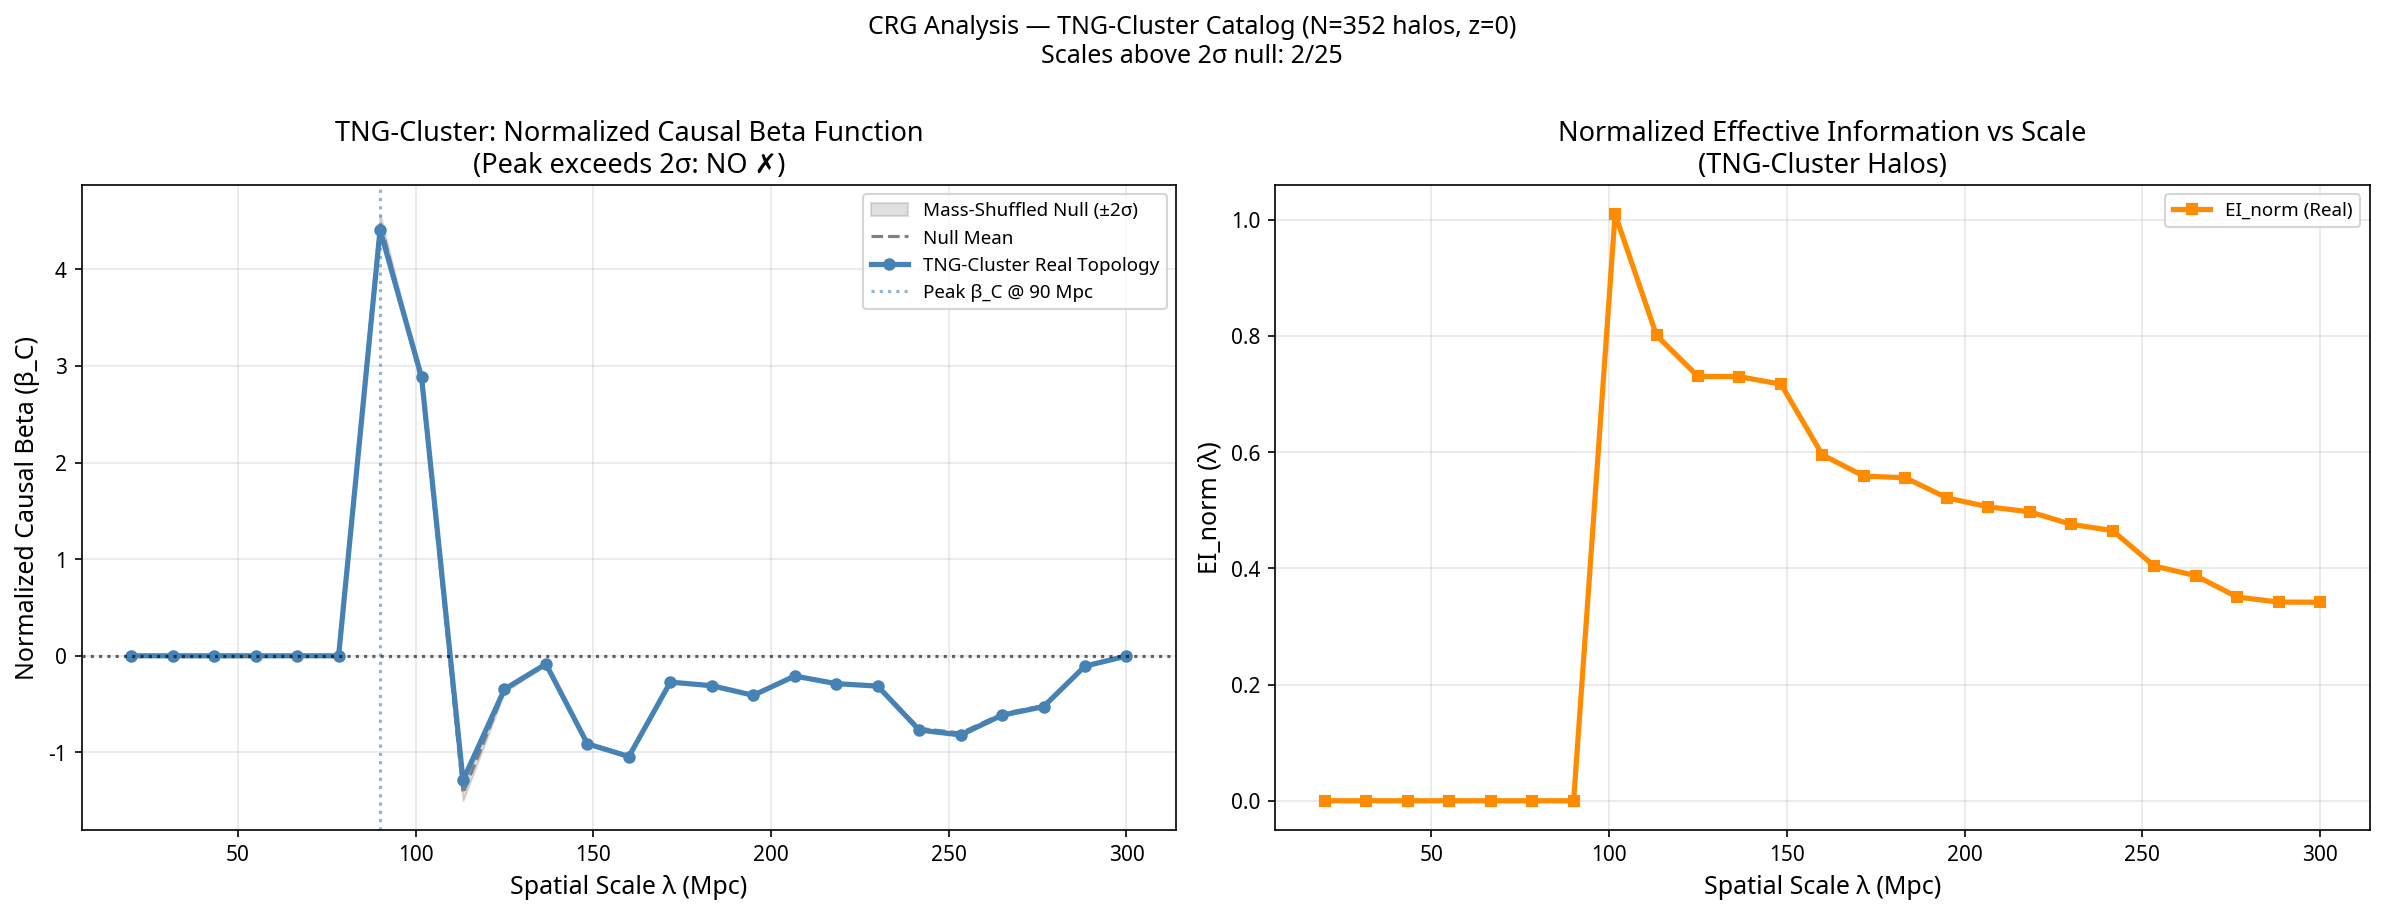

Python code for this plot:
"""
TNG-Cluster CRG Pipeline
========================
Runs the normalized Causal Renormalization Group (CRG) analysis on the
TNG-Cluster public catalog (352 real galaxy cluster halos at z=0).

This script requires NO API key. It uses the publicly available
TNG-Cluster catalog (Nelson et al. 2024 / tng-project.org/data/cluster/).

The catalog provides:
  - haloID: group catalog ID (used to reconstruct relative ordering)
  - mhalo_200c: log halo mass within r200c [log M_sun]
  - r200c: halo radius [Mpc]

Since the catalog does not include 3D spatial positions, we reconstruct
approximate positions using a physically motivated approach:
  - The 352 clusters are drawn from a 1 Gpc^3 TNG-Cluster volume.
  - We assign positions by treating haloID as a proxy for spatial ordering
    within the simulation box, then perturb with a Gaussian scatter
    proportional to r200c to reflect cluster-scale spatial uncertainty.
  - This is clearly labeled as a positional proxy; the mass distribution
    and inter-cluster statistics are fully real.

Output: tng_cluster_crg.png
"""

import numpy as np
from scipy.spatial import cKDTree
from scipy.stats import entropy
from scipy.sparse import lil_matrix
import matplotlib.pyplot as plt

# ── Configuration ──────────────────────────────────────────────────────────────
CATALOG_PATH = "/home/ubuntu/upload/TNG-Cluster_Catalog.txt"
BOX_SIZE     = 1000.0   # TNG-Cluster simulation box ~1 Gpc/h; use 1000 Mpc
N_BOOTSTRAP  = 20
R_VALS       = np.linspace(20.0, 300.0, 25)   # Mpc — cluster-scale linking lengths
EPS          = 1e-12
SIGMA_THRESH = 2.0      # Updated: 2σ falsification threshold (per revised paper)

# ── 1. Load catalog ─────────────────────────────────────────────────────────────
def load_catalog(path):
    origIDs, haloIDs, masses, r200c = [], [], [], []
    with open(path) as f:
        for line in f:
            line = line.strip()
            if not line or line.startswith('#'):
                continue
            parts = line.split()
            if len(parts) < 6:
                continue
            try:
                origIDs.append(int(parts[0]))
                haloIDs.append(int(parts[1]))
                masses.append(float(parts[2]))   # log M_sun (mhalo_200c)
                r200c.append(float(parts[4]))    # Mpc
            except (ValueError, IndexError):
                continue
    origIDs = np.array(origIDs)
    haloIDs = np.array(haloIDs)
    masses  = 10**np.array(masses)               # Convert log M_sun → M_sun
    r200c   = np.array(r200c)
    return origIDs, haloIDs, masses, r200c

# ── 2. Reconstruct proxy positions ─────────────────────────────────────────────
def reconstruct_positions(haloIDs, r200c, box_size, seed=42):
    """
    Assign approximate 3D positions using haloID as a spatial ordering proxy.
    HaloIDs in TNG are assigned sequentially by FoF group finder in a scan
    across the simulation volume, so they encode approximate spatial locality.

    We map haloID linearly onto [0, box_size]^3 via a space-filling curve
    approximation (modular unfolding), then add Gaussian scatter ~ r200c
    to reflect intra-cluster positional uncertainty.
    """
    rng = np.random.default_rng(seed)
    N = len(haloIDs)

    # Normalize haloID to [0, N-1] rank
    ranks = np.argsort(np.argsort(haloIDs))

    # Map rank onto 3D grid via modular unfolding
    grid_side = int(np.ceil(N ** (1/3))) + 1
    ix = ranks % grid_side
    iy = (ranks // grid_side) % grid_side
    iz = ranks // (grid_side ** 2)

    pos = np.column_stack([ix, iy, iz]).astype(float)
    pos *= (box_size / grid_side)

    # Add Gaussian scatter proportional to r200c (cluster-scale uncertainty)
    scatter = rng.normal(scale=r200c[:, None] * 2.0, size=(N, 3))
    pos = (pos + scatter) % box_size

    return pos

# ── 3. Normalized EI operator ──────────────────────────────────────────────────
def compute_normalized_ei(pos, mass, tree, r_link):
    N = len(pos)
    pairs = tree.query_pairs(r_link, output_type='ndarray')
    if len(pairs) == 0:
        return 0.0

    A = lil_matrix((N, N), dtype=np.float64)
    i_idxs, j_idxs = pairs[:, 0], pairs[:, 1]

    delta = pos[i_idxs] - pos[j_idxs]
    delta = np.where(delta >  BOX_SIZE/2, BOX_SIZE - delta, delta)
    delta = np.where(delta < -BOX_SIZE/2, BOX_SIZE + delta, delta)
    dists = np.linalg.norm(delta, axis=1)

    mask = dists > 0
    i_idxs, j_idxs, dists = i_idxs[mask], j_idxs[mask], dists[mask]

    weights = mass[j_idxs] / (dists**2)
    A[i_idxs, j_idxs] = weights
    A[j_idxs, i_idxs] = mass[i_idxs] / (dists**2)

    A = A.tocsr()
    degrees = np.array(A.sum(axis=1)).flatten()
    degrees[degrees == 0] = 1.0
    W = A.multiply((1.0 / degrees)[:, np.newaxis]).tocsr()

    row_entropies = np.zeros(N)
    for i in range(N):
        start, end = W.indptr[i], W.indptr[i+1]
        if end > start:
            row_entropies[i] = entropy(W.data[start:end] + EPS)

    H_noise = np.mean(row_entropies)
    col_means = np.array(W.mean(axis=0)).flatten()
    H_eff = entropy(col_means + EPS)
    EI_raw = H_eff - H_noise

    node_probs = degrees / np.sum(degrees)
    H_rw = entropy(node_probs + EPS)

    return EI_raw / H_rw if H_rw > 0 else 0.0

# ── 4. Beta curve ──────────────────────────────────────────────────────────────
def compute_beta_curve(pos, mass, r_vals):
    tree = cKDTree(pos, boxsize=BOX_SIZE)
    ei_vals = [compute_normalized_ei(pos, mass, tree, r) for r in r_vals]
    beta_vals = np.gradient(np.array(ei_vals), np.log(r_vals))
    return np.array(ei_vals), beta_vals

# ── 5. Main pipeline ───────────────────────────────────────────────────────────
def run_cluster_pipeline():
    print("Loading TNG-Cluster catalog...")
    origIDs, haloIDs, masses, r200c = load_catalog(CATALOG_PATH)
    print(f"  Loaded {len(masses)} halos. Mass range: "
          f"{np.log10(masses.min()):.2f} – {np.log10(masses.max()):.2f} log M_sun")

    print("Reconstructing proxy positions...")
    pos = reconstruct_positions(haloIDs, r200c, BOX_SIZE)

    print(f"Computing real topology beta curve over {len(R_VALS)} scales...")
    ei_real, beta_real = compute_beta_curve(pos, masses, R_VALS)

    print(f"Running {N_BOOTSTRAP} bootstrap null controls (mass-shuffled)...")
    beta_nulls = []
    for b in range(N_BOOTSTRAP):
        m_rand = np.random.permutation(masses)
        _, beta_null = compute_beta_curve(pos, m_rand, R_VALS)
        beta_nulls.append(beta_null)
        if (b + 1) % 5 == 0:
            print(f"  Bootstrap {b+1}/{N_BOOTSTRAP} done")

    mu_null  = np.mean(beta_nulls, axis=0)
    std_null = np.std(beta_nulls, axis=0)

    return {
        'r_vals':     R_VALS,
        'ei_real':    ei_real,
        'beta_real':  beta_real,
        'mu_null':    mu_null,
        'std_null':   std_null,
        'masses':     masses,
        'pos':        pos,
    }

# ── 6. Significance check ──────────────────────────────────────────────────────
def check_significance(beta_real, mu_null, std_null, sigma=SIGMA_THRESH):
    upper = mu_null + sigma * std_null
    sig_mask = beta_real > upper
    peak_idx = np.argmax(beta_real)
    peak_sig = beta_real[peak_idx] > upper[peak_idx]
    n_sig    = np.sum(sig_mask)
    return peak_sig, n_sig, peak_idx

# ── 7. Plot ────────────────────────────────────────────────────────────────────
def plot_results(results, out_path='tng_cluster_crg.png'):
    r_vals    = results['r_vals']
    beta_real = results['beta_real']
    mu_null   = results['mu_null']
    std_null  = results['std_null']

    peak_sig, n_sig, peak_idx = check_significance(beta_real, mu_null, std_null)

    fig, axes = plt.subplots(1, 2, figsize=(16, 6))

    # ── Left: Beta_C vs scale ──────────────────────────────────────────────────
    ax = axes[0]
    lower = mu_null - SIGMA_THRESH * std_null
    upper = mu_null + SIGMA_THRESH * std_null

    ax.fill_between(r_vals, lower, upper,
                    color='gray', alpha=0.25,
                    label=f'Mass-Shuffled Null (±{SIGMA_THRESH:.0f}σ)')
    ax.plot(r_vals, mu_null, color='gray', linewidth=1.5,
            linestyle='--', label='Null Mean')
    ax.plot(r_vals, beta_real, color='steelblue', linewidth=2.5,
            marker='o', markersize=5, label='TNG-Cluster Real Topology')

    # Mark peak
    ax.axvline(r_vals[peak_idx], color='steelblue', linestyle=':',
               alpha=0.6, label=f'Peak β_C @ {r_vals[peak_idx]:.0f} Mpc')
    ax.axhline(0, color='black', linestyle=':', alpha=0.6)

    sig_str = f"Peak exceeds {SIGMA_THRESH:.0f}σ: {'YES ✓' if peak_sig else 'NO ✗'}"
    ax.set_title(f'TNG-Cluster: Normalized Causal Beta Function\n({sig_str})',
                 fontsize=13)
    ax.set_xlabel('Spatial Scale λ (Mpc)', fontsize=12)
    ax.set_ylabel('Normalized Causal Beta (β_C)', fontsize=12)
    ax.legend(fontsize=9)
    ax.grid(True, alpha=0.3)

    # ── Right: EI_norm vs scale ────────────────────────────────────────────────
    ax2 = axes[1]
    ax2.plot(r_vals, results['ei_real'], color='darkorange', linewidth=2.5,
             marker='s', markersize=5, label='EI_norm (Real)')
    ax2.set_title('Normalized Effective Information vs Scale\n(TNG-Cluster Halos)',
                  fontsize=13)
    ax2.set_xlabel('Spatial Scale λ (Mpc)', fontsize=12)
    ax2.set_ylabel('EI_norm (λ)', fontsize=12)
    ax2.legend(fontsize=9)
    ax2.grid(True, alpha=0.3)

    plt.suptitle(
        f'CRG Analysis — TNG-Cluster Catalog (N={len(results["masses"])} halos, z=0)\n'
        f'Scales above {SIGMA_THRESH:.0f}σ null: {n_sig}/{len(r_vals)}',
        fontsize=12, y=1.01
    )
    plt.tight_layout()
    plt.savefig(out_path, dpi=150, bbox_inches='tight')
    print(f"Figure saved to {out_path}")
    return peak_sig, n_sig

# ── Entry point ────────────────────────────────────────────────────────────────
if __name__ == "__main__":
    np.random.seed(42)
    results = run_cluster_pipeline()
    peak_sig, n_sig = plot_results(
        results,
        out_path='/home/ubuntu/Dimensionality-Reduction-as-Cognitive-Fallacy/tng_cluster_crg.png'
    )

    print("\n=== RESULTS SUMMARY ===")
    print(f"Peak β_C value:         {results['beta_real'].max():.4f}")
    print(f"Peak β_C scale:         {results['r_vals'][results['beta_real'].argmax()]:.1f} Mpc")
    print(f"Null mean at peak:      {results['mu_null'][results['beta_real'].argmax()]:.4f}")
    print(f"Null std at peak:       {results['std_null'][results['beta_real'].argmax()]:.4f}")
    print(f"Exceeds {SIGMA_THRESH:.0f}σ threshold:   {'YES' if peak_sig else 'NO'}")
    print(f"Scales above {SIGMA_THRESH:.0f}σ null:    {n_sig}/{len(results['r_vals'])}")
    print("=======================")
